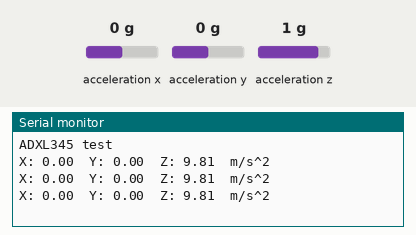
The sketch below on a simulated Arduino Uno, built with avr-gcc and run on an emulated ATmega328P. Shown: the last lines printed to the serial monitor. Inputs (shaded band) come from the test bench; at power-on: acceleration x 0 g, acceleration y 0 g, acceleration z 1 g.

Above: at 1.3 s.
1.4 s: acceleration x set to -1.4 g
At 1.9 s:
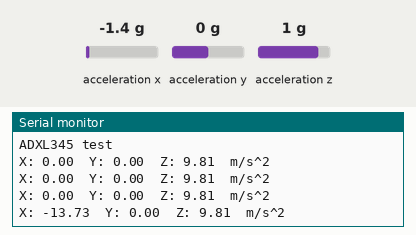
2.9 s: acceleration y set to -1.4 g
At 3.4 s:
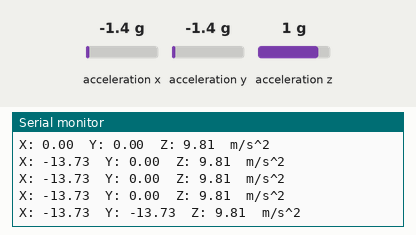
4.4 s: acceleration z set to -1.4 g
At 4.9 s:
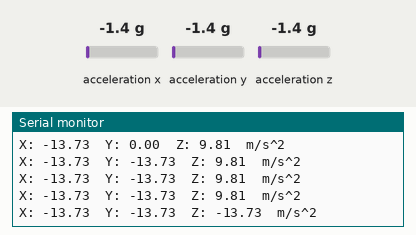

The sketch:

accelo-angle.ino
```cpp
#include <Wire.h> // Include the Wire library (required for I2C communication)
#include <Adafruit_Sensor.h> // Include the Adafruit Sensor library
#include <Adafruit_ADXL345_U.h> // Include the Adafruit ADXL345 library

// Create an ADXL345 instance
Adafruit_ADXL345_Unified accel = Adafruit_ADXL345_Unified(12345); // Pass in a unique ID for the sensor.

void setup(void) {
  Serial.begin(9600);
  Serial.println("ADXL345 test");

  if(!accel.begin()) {
    Serial.println("Could not find a valid ADXL345 sensor, check wiring!");
    while(1);
  }

  // Set the range to whatever is appropriate for your project
  accel.setRange(ADXL345_RANGE_16_G);
}

void loop(void) {
  // Get a new sensor event
  sensors_event_t event;
  accel.getEvent(&event);

  // Print the results (acceleration measured in m/s^2)
  Serial.print("X: "); Serial.print(event.acceleration.x); Serial.print("  ");
  Serial.print("Y: "); Serial.print(event.acceleration.y); Serial.print("  ");
  Serial.print("Z: "); Serial.print(event.acceleration.z); Serial.println("  m/s^2 ");

  delay(500);
}
```

Measured:
- after the input at 1.4 s, the serial monitor: prints a new line after 0.11 s (image 1)
- after the input at 2.9 s, the serial monitor: prints a new line after 0.12 s (image 2)
- after the input at 4.4 s, the serial monitor: prints a new line after 0.12 s (image 3)
